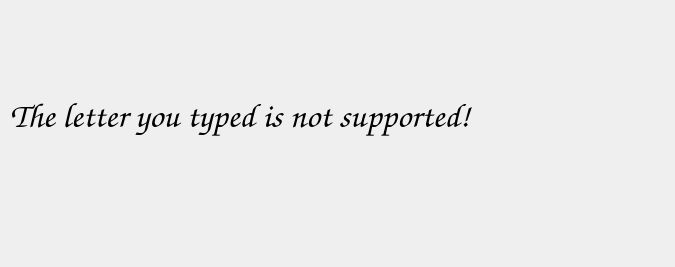
<?xml version="1.0" encoding="UTF-8"?>
<ui version="4.0">
 <class>Dialog</class>
 <widget class="QDialog" name="Dialog">
  <property name="geometry">
   <rect>
    <x>0</x>
    <y>0</y>
    <width>675</width>
    <height>267</height>
   </rect>
  </property>
  <property name="windowTitle">
   <string>Error!</string>
  </property>
  <widget class="QLabel" name="TextError">
   <property name="geometry">
    <rect>
     <x>10</x>
     <y>60</y>
     <width>655</width>
     <height>111</height>
    </rect>
   </property>
   <property name="font">
    <font>
     <family>Comic Sans MS</family>
     <pointsize>26</pointsize>
     <weight>75</weight>
     <bold>true</bold>
    </font>
   </property>
   <property name="text">
    <string>The letter you typed is not supported!</string>
   </property>
  </widget>
 </widget>
 <resources/>
 <connections/>
</ui>
